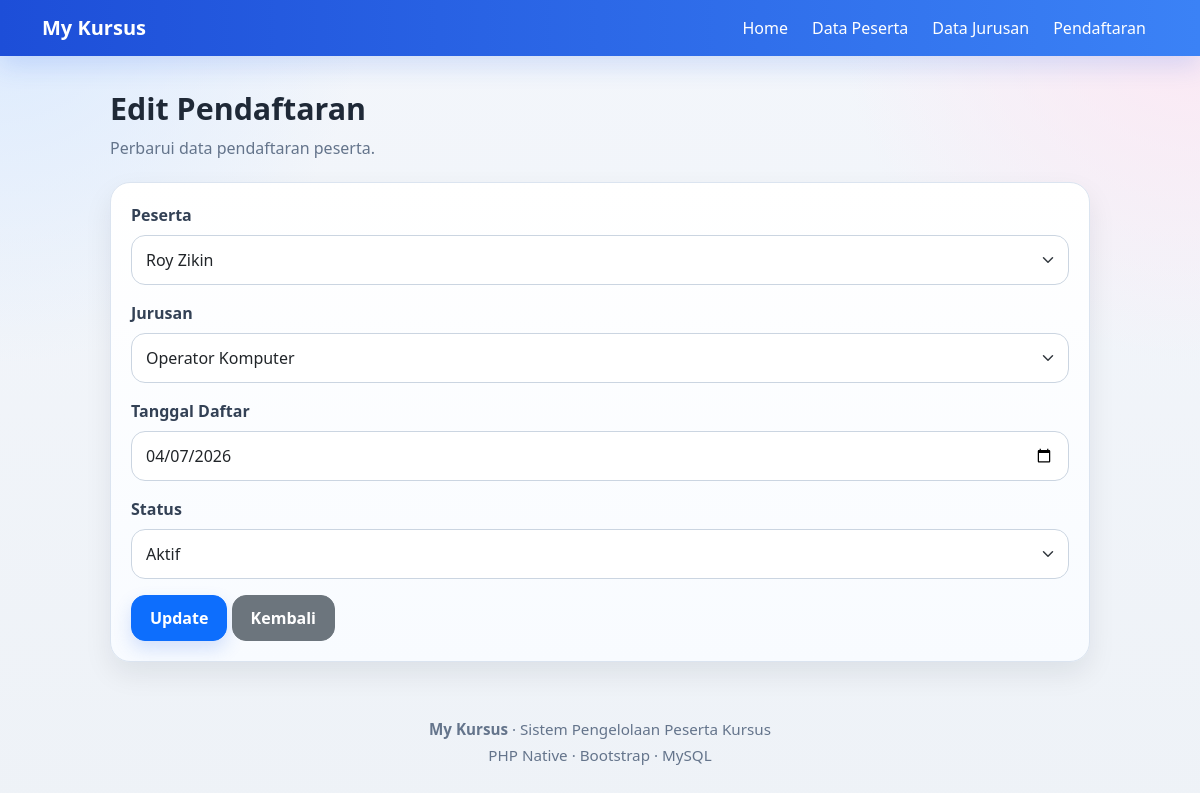
The app's page /public/pendaftaran/edit/1 with its own data.
### tables this page shows
CREATE TABLE `pendaftaran` (
  `id_daftar` int NOT NULL,
  `id_peserta` int NOT NULL,
  `kd_jurusan` varchar(10) NOT NULL,
  `tgl_daftar` date NOT NULL,
  `status` enum('Aktif','Selesai','Batal') NOT NULL DEFAULT 'Aktif'
);

CREATE TABLE `peserta` (
  `id_peserta` int NOT NULL,
  `kd_jurusan` varchar(10) DEFAULT NULL,
  `nm_peserta` varchar(100) NOT NULL,
  `jekel` enum('L','P') NOT NULL,
  `alamat` text NOT NULL,
  `no_hp` varchar(20) NOT NULL
);

CREATE TABLE `jurusan` (
  `kd_jurusan` varchar(10) NOT NULL,
  `nm_jurusan` varchar(100) NOT NULL,
  `durasi` varchar(50) NOT NULL,
  `biaya` int NOT NULL
);

### app/core/Controller.php (called while the page is built, shortened)
<?php
class Controller
{
    public function model($model)
    {
        return new $model;
    }
    public function view($view, $data = [])
    {
        require_once '../app/views/' . $view . '.php';
    }
}

### app/controllers/Pendaftaran.php (called while the page is built, shortened)
<?php
class Pendaftaran extends Controller
{
    public function edit($id)
    {
        $pendaftaran = $this->model('PendaftaranModel')->getById($id);
        $data['title'] = 'Edit Pendaftaran';
        $data['pendaftaran'] = $pendaftaran;
        $data['errors'] = [];
        $data['peserta'] = $this->model('PesertaModel')->getAll();
        $data['jurusan'] = $this->model('JurusanModel')->getAll();
        $this->view('pendaftaran/edit', $data);
    }
}

### app/core/App.php (called while the page is built, shortened)
<?php
class App
{
    protected $method = 'index';
    public function __construct()
    {
        $url = $this->parseURL();
        if (!empty($url) && file_exists('../app/controllers/' . $url[0] . '.php')) {
            unset($url[0]);
        }
        $this->controller = new $this->controller;
        if (isset($url[1]) && method_exists($this->controller, $url[1])) {
            $this->method = $url[1];
            unset($url[1]);
        }
        $this->params = array_values($url ?? []);
        call_user_func_array([$this->controller, $this->method], $this->params);
    }
    public function parseURL()
    {
        if (isset($_GET['url'])) {
            $url = rtrim($_GET['url'], '/');
            $url = filter_var($url, FILTER_SANITIZE_URL);
            return explode('/', $url);
        }
        return [];
    }
}

### public/index.php (called while the page is built, shortened)
<?php
$app = new App;

### app/core/Database.php (called while the page is built, shortened)
<?php
class Database
{
    private $host = DB_HOST;
    private $dbname = DB_NAME;
    private $user = DB_USER;
    private $pass = DB_PASS;
    private $dbh;
    private $stmt;
    public function __construct()
    {
        $dsn = "mysql:host={$this->host};dbname={$this->dbname};charset=utf8mb4";
        try {
            $this->dbh = new PDO($dsn, $this->user, $this->pass);
            $this->dbh->setAttribute(PDO::ATTR_ERRMODE, PDO::ERRMODE_EXCEPTION);
        } catch (PDOException $e) {
            die('Koneksi database gagal: ' . $e->getMessage());
        }
    }
    public function query($query)
    {
        $this->stmt = $this->dbh->prepare($query);
    }
    public function bind($param, $value, $type = null)
    {
        if (is_null($type)) {
            switch (true) {
                default:
                    $type = PDO::PARAM_STR;
            }
        }
        $this->stmt->bindValue($param, $value, $type);
    }
    public function execute()
    {
        return $this->stmt->execute();
    }
    public function resultSet()
    {
        $this->execute();
        return $this->stmt->fetchAll(PDO::FETCH_ASSOC);
    }
    public function single()
    {
        $this->execute();
        return $this->stmt->fetch(PDO::FETCH_ASSOC);
    }
}

### app/models/PendaftaranModel.php (called while the page is built, shortened)
<?php
class PendaftaranModel
{
    private $table = 'pendaftaran';
    private $db;
    public function __construct()
    {
        $this->db = new Database;
    }
    public function getById($id)
    {
        $this->db->query("SELECT * FROM {$this->table} WHERE id_daftar = :id");
        $this->db->bind(':id', $id);
        return $this->db->single();
    }
}

### app/models/PesertaModel.php (called while the page is built, shortened)
<?php
class PesertaModel
{
    private $table = 'peserta';
    private $db;
    public function __construct()
    {
        $this->db = new Database;
    }
    public function getAll($keyword = null)
    {
        if ($keyword) {
            $this->db->query("SELECT p.*, j.nm_jurusan
                              FROM {$this->table} p
                              LEFT JOIN jurusan j ON p.kd_jurusan = j.kd_jurusan
                              WHERE p.nm_peserta LIKE :keyword
                              ORDER BY p.id_peserta ASC");
            $this->db->bind(':keyword', '%' . $keyword . '%');
        } else {
            $this->db->query("SELECT p.*, j.nm_jurusan
                              FROM {$this->table} p
                              LEFT JOIN jurusan j ON p.kd_jurusan = j.kd_jurusan
                              ORDER BY p.id_peserta ASC");
        }
        return $this->db->resultSet();
    }
}

### app/models/JurusanModel.php (called while the page is built, shortened)
<?php
class JurusanModel
{
    private $table = 'jurusan';
    private $db;
    public function __construct()
    {
        $this->db = new Database;
    }
    public function getAll()
    {
        $this->db->query("SELECT * FROM {$this->table} ORDER BY kd_jurusan ASC");
        return $this->db->resultSet();
    }
}

### app/views/pendaftaran/edit.php (the view, shortened to what this page needs)
<div class="form-page">
    <div class="page-heading">
        <div class="page-title">Edit Pendaftaran</div>
        <p class="page-subtitle">Perbarui data pendaftaran peserta.</p>
    </div>
    <div class="soft-card">
        <div class="card-body">
            <form action="<?= BASEURL; ?>/pendaftaran/update/<?= $data['pendaftaran']['id_daftar']; ?>" method="POST">
                <div class="mb-3">
                    <label class="form-label">Peserta</label>
                    <select name="id_peserta" id="id_peserta" class="form-select">
                        <?php foreach ($data['peserta'] as $ps) : ?>
                            <option
                                value="<?= $ps['id_peserta']; ?>"
                                data-kd-jurusan="<?= htmlspecialchars($ps['kd_jurusan'] ?? ''); ?>"
                                <?= (($data['pendaftaran']['id_peserta'] ?? '') == $ps['id_peserta']) ? 'selected' : ''; ?>
                            >
                                <?= htmlspecialchars($ps['nm_peserta']); ?>
                            </option>
                        <?php endforeach; ?>
                    </select>
                </div>
                <div class="mb-3">
                    <label class="form-label">Jurusan</label>
                    <select id="kd_jurusan" class="form-select" disabled>
                        <?php foreach ($data['jurusan'] as $j) : ?>
                            <option
                                value="<?= $j['kd_jurusan']; ?>"
                                <?= (($data['pendaftaran']['kd_jurusan'] ?? '') == $j['kd_jurusan']) ? 'selected' : ''; ?>
                            >
                                <?= htmlspecialchars($j['nm_jurusan']); ?>
                            </option>
                        <?php endforeach; ?>
                    </select>
                </div>
                <div class="mb-3">
                    <label class="form-label">Tanggal Daftar</label>
                    <input
                        type="date"
                        name="tgl_daftar"
                        class="form-control"
                        value="<?= htmlspecialchars($data['pendaftaran']['tgl_daftar'] ?? ''); ?>"
                    >
                </div>
                <div class="mb-3">
                    <label class="form-label">Status</label>
                    <select name="status" class="form-select">
                        <option value="Aktif" <?= (($data['pendaftaran']['status'] ?? '') === 'Aktif') ? 'selected' : ''; ?>>Aktif</option>
                    </select>
                </div>
                <button class="btn btn-primary">Update</button>
                <a href="<?= BASEURL; ?>/pendaftaran" class="btn btn-secondary">Kembali</a>
            </form>
        </div>
    </div>
</div>

### public/css/style.css (style rules this page uses)
:root { --bg: #eef3f9; --bg-soft: #f8fbff; --card: #ffffff; --text: #1f2937; --muted: #64748b; --border: #dbe4f0; --primary: #2563eb; --primary-soft: #dbeafe; --success: #16a34a; --success-soft: #dcfce7; --warning: #d97706; --warning-soft: #ffedd5; --danger: #dc2626; --danger-soft: #fee2e2; --shadow: 0 12px 28px rgba(15, 23, 42, 0.08); }
body { background: radial-gradient(circle at top left, #dbeafe 0%, transparent 25%), radial-gradient(circle at top right, #fce7f3 0%, transparent 25%), linear-gradient(180deg, #f3f6fb 0%, #eef2f7 100%); font-family: "Segoe UI", Tahoma, Geneva, Verdana, sans-serif; color: var(--text); padding-top: 86px; }
.page-heading { margin-bottom: 22px; }
.page-title { font-size: 1.9rem; font-weight: 700; margin-bottom: 4px; }
.page-subtitle { color: var(--muted); margin-bottom: 0; }
.soft-card { background: linear-gradient(180deg, #ffffff 0%, #f8fbff 100%); border: 1px solid var(--border); border-radius: 20px; box-shadow: var(--shadow); overflow: hidden; }
.soft-card .card-body { padding: 20px; }
.form-page { max-width: 980px; margin: 0 auto; }
.form-label { font-weight: 600; color: #334155; margin-bottom: 8px; }
.form-control, textarea { border-radius: 14px !important; border: 1px solid #cbd5e1 !important; padding: 12px 14px !important; background: #ffffff !important; box-shadow: none !important; }
.form-select { border-radius: 14px !important; border: 1px solid #cbd5e1 !important; padding: 12px 14px !important; padding-right: 2.25rem !important; background-color: #ffffff !important; box-shadow: none !important; }
.btn { border-radius: 14px; font-weight: 600; padding: 10px 18px; }
.btn-primary { box-shadow: 0 8px 18px rgba(37, 99, 235, 0.18); }

### records on screen
pendaftaran: id_peserta "Roy Zikin", kd_jurusan.nm_jurusan "Operator Komputer", tgl_daftar "04/07/2026", status "Aktif"
